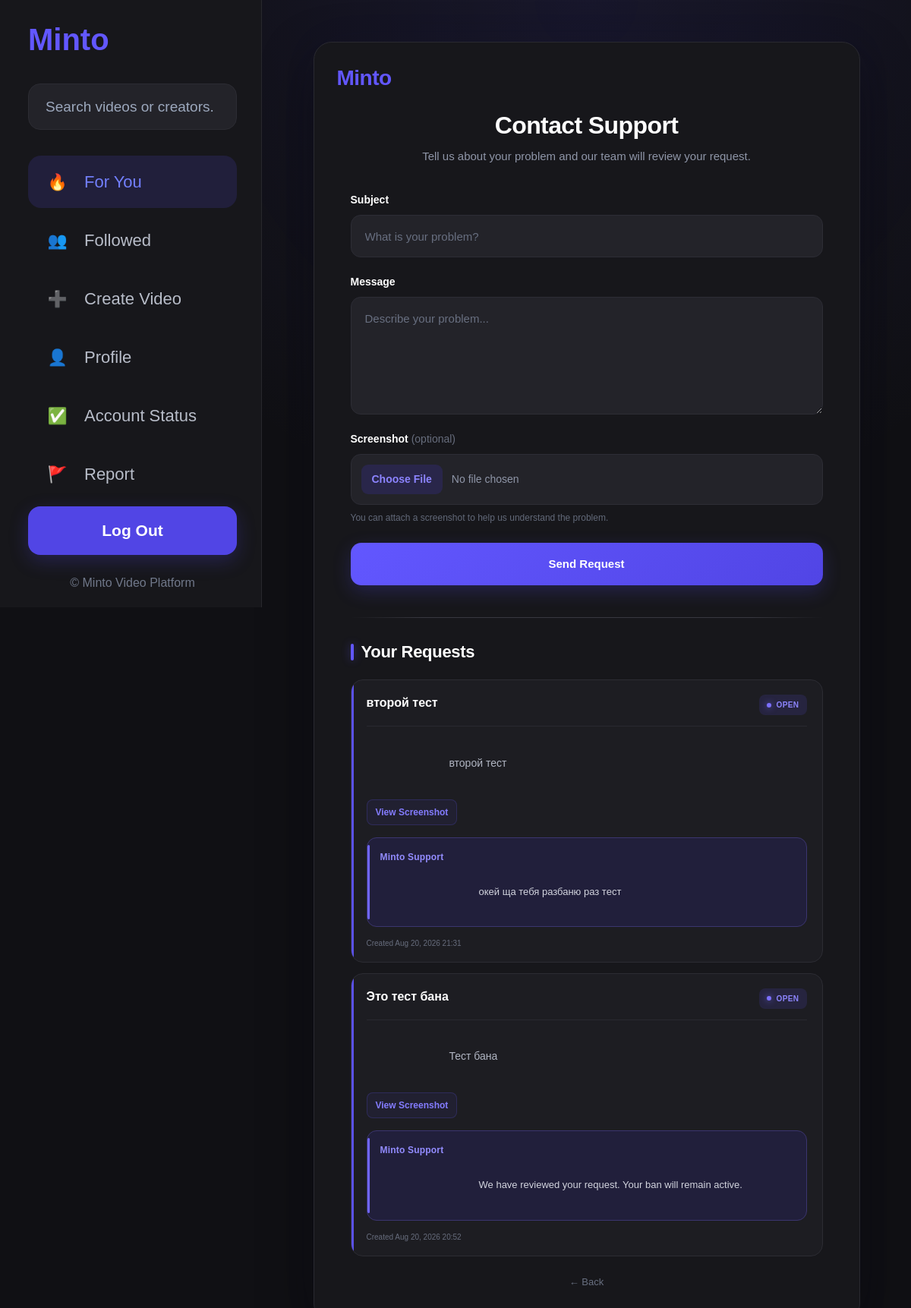
The page /support/ (signed in) on the database its author committed.
### core/models.py (models this page shows, shortened)
class SupportTicket(models.Model):
    user = models.ForeignKey(User, on_delete=models.CASCADE, related_name="support_tickets" )
    subject = models.CharField(max_length=200)
    message = models.TextField()
    image = models.ImageField(upload_to="support/",blank=True,null=True)
    created_at = models.DateTimeField(auto_now_add=True)
    is_resolved = models.BooleanField(default=False)
    admin_reply = models.TextField(blank=True, null=True)
    replied_at = models.DateTimeField(blank=True, null=True)

### core/views.py (the view, shortened to what this page needs)
# urls.py: path("support/",  views.support, name="support"),
@login_required
def support(request):
    tickets = SupportTicket.objects.filter(
        user=request.user
    ).order_by("-created_at")
    return render(request, "support.html", {
        "tickets": tickets,
    })

### templates/support.html (shortened to what this page needs)
{% extends "base.html" %}
{% load static %}
{% block extra_css %}
<link
    rel="stylesheet"
    href="{% static 'css/support.css' %}"
>
{% endblock %}
{% block content %}
<main class="support-page">
    <div class="support-card">
        <div class="support-logo">
            Minto
        </div>
        <h1 class="support-title">
            Contact Support
        </h1>
        <p class="support-description">
            Tell us about your problem and our team will review your request.
        </p>
        <form
            method="POST"
            enctype="multipart/form-data"
        >
            <div class="support-field">
                <label for="subject">
                    Subject
                </label>
                <input
                    type="text"
                    id="subject"
                    name="subject"
                    maxlength="200"
                    placeholder="What is your problem?"
                    required
                >
            </div>
            <div class="support-field">
                <label for="message">
                    Message
                </label>
                <textarea
                    id="message"
                    name="message"
                    placeholder="Describe your problem..."
                    required
                ></textarea>
            </div>
            <div class="support-field">
                <label for="image">
                    Screenshot
                    <span>(optional)</span>
                </label>
                <input
                    type="file"
                    id="image"
                    name="image"
                    accept="image/*"
                >
                <p class="support-hint">
                    You can attach a screenshot to help us understand the problem.
                </p>
            </div>
            <button
                type="submit"
                class="support-button"
            >
                Send Request
            </button>
        </form>
        {% if tickets %}
            <div class="support-divider"></div>
            <h2 class="tickets-title">
                Your Requests
            </h2>
            <div class="tickets-list">
                {% for ticket in tickets %}
                    <div class="ticket">
                        <div class="ticket-header">
                            <h3>
                                {{ ticket.subject }}
                            </h3>
                            {% if ticket.is_resolved %}
                                <span class="ticket-status resolved">
                                    Resolved
                                </span>
                            {% else %}
                                <span class="ticket-status open">
                                    Open
                                </span>
                            {% endif %}
                        </div>
                        <p class="ticket-message">
                            {{ ticket.message }}
                        </p>
                        {% if ticket.image %}
                            <a
                                href="{{ ticket.image.url }}"
                                target="_blank"
                                class="ticket-image-link"
                            >
                                View Screenshot
                            </a>
                        {% endif %}
                        {% if ticket.admin_reply %}
                            <div class="admin-reply">
                                <div class="admin-reply-title">
                                    Minto Support
                                </div>
                                <p>
                                    {{ ticket.admin_reply }}
                                </p>
                            </div>
                        {% endif %}
                        <div class="ticket-date">
                            Created {{ ticket.created_at|date:"M d, Y H:i" }}
                        </div>
                    </div>
                {% endfor %}
            </div>
        {% endif %}
        <a
            href="{% url 'account_status' %}"
            class="support-back"
        >
            ← Back
        </a>
    </div>
</main>
{% endblock %}

### static/css/base.css (style rules this page uses)
* { box-sizing: border-box; }
html, body { margin: 0; padding: 0; min-height: 100%; }
body { background: #101014; color: #ffffff; font-family: Arial, Helvetica, sans-serif; }

### rows shown on the page
SupportTicket: subject "второй тест", is_resolved "OPEN", message "второй тест", admin_reply "окей ща тебя разбаню раз тест", created_at "Aug 20, 2026 21:31"
SupportTicket: subject "Это тест бана", is_resolved "OPEN", message "Тест бана", admin_reply "We have reviewed your request. Your ban will remain active.", created_at "Aug 20, 2026 20:52"
